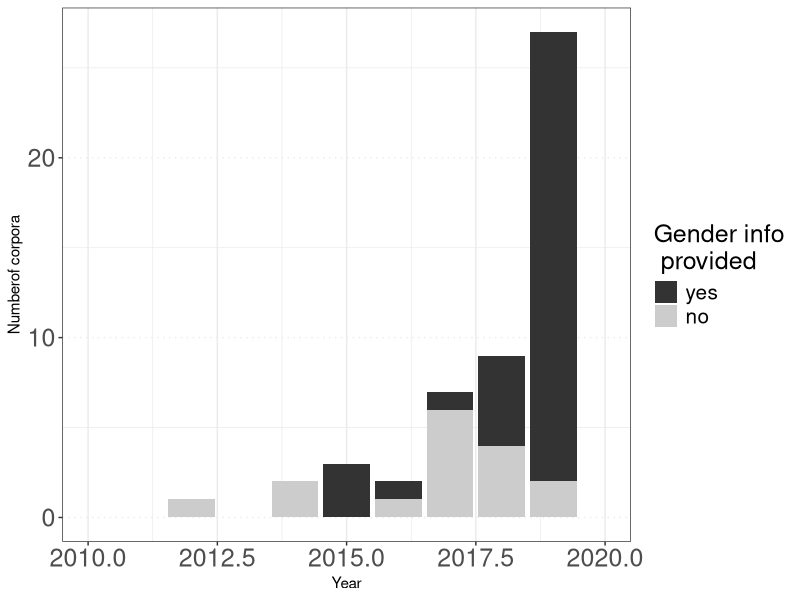

The R source for this figure:
#install.packages("ggplot2")
#install.packages("dplyr")
#install.packages("tidyr")
#install.packages("readr")


library(ggplot2)
library(dplyr)
library(tidyr)
library(readr)

setwd("/home/getalp/garnerim/Bureau/openslr/openslr_gender_survey")
#Change accordingly with path to your directory containing the csv file 


summup_oslr <- read_delim("summup_oslr.csv", ";",
                          escape_double = FALSE,
                          col_types = cols(`#spk` = col_integer(), 
                                           `#spk_f` = col_integer(), 
                                           `#spk_m` = col_integer(), 
                                           elicited = col_factor(levels = c("yes","no")), 
                                           found_in = col_factor(levels = c("metadata",
                                                                            "indexed", 
                                                                            "paper", 
                                                                            "manually")),
                                           lang_status = col_factor(levels = c("Low-resource","High-resource")),
                                           provided = col_factor(levels = c("yes","no")), 
                                           sampling = col_factor(levels = c("8000",
                                                                            "16000", 
                                                                            "22050", 
                                                                            "44100", 
                                                                            "48000")),
                                           lang_status = col_factor(levels = c("Low-resource","High-resource")),
                                           task = col_factor(levels = c("ASR","TTS"))),
                          locale = locale(decimal_mark = ",", grouping_mark = ""), 
                          trim_ws = TRUE)


# Global statistics,  #resources, languages, with and without accent/dialect variation
corpora <- summup_oslr %>% group_by(id) %>% summarize() # 53 speech resources
lang <- summup_oslr %>% group_by(lang) %>% summarize() # 33 different languages 
lang_dial <- summup_oslr %>% group_by(lang,dial) %>% summarize() #51 dial/accent variations

# In total 66 resources: if we divide resources containing different languages and/or accents/dialects
summary(summup_oslr$provided)
# 24/66 = 36,4% of the corpora without gender info
nprov<-subset(summup_oslr,provided=="no")
summary(nprov$`#spk`)
# in which 12 with no info about speakers at all


#Creating a subset with all corpora with gender info provided
prov <- subset(summup_oslr,provided=="yes")
summary(prov)

#Count where info was found
prov_stat <- prov %>% group_by(found_in) %>% summarize(count=n())

#Create a subset containing only corpora with gender info 
#(different from the one above as we sometimes looked for the info manually)
summup_full <- subset(summup_oslr,!is.na(`#spk_f`))
gender <- summup_full %>% summarise(spk_f = sum(`#spk_f`),spk_m = sum(`#spk_m`))
#3050 women et 3022 men - total : 6072 speakers

#Examining gender difference regarding elicitation status
gender_elicited <- summup_full %>% group_by(elicited) %>% summarise(count = n(),
                                                                    spk_f = sum(`#spk_f`),
                                                                    spk_m = sum(`#spk_m`),
                                                                    spk_total = spk_m+spk_f,
                                                                    per_f = spk_f/spk_total*100,
                                                                    per_m =spk_m/spk_total*100)

#Creating a subset without Librispeech
summup_woLS <- subset(summup_full, id!="SLR12")

gender_elicited_woLS_s <- summup_woLS %>% group_by(elicited,size) %>% summarise(count = n(),
                                                                         spk_f = sum(`#spk_f`),
                                                                         spk_m = sum(`#spk_m`),
                                                                         spk_total = spk_m+spk_f,
                                                                         per_f = spk_f/spk_total*100,
                                                                         per_m =spk_m/spk_total*100)

# We observe that after removing Librispeech, gender balance in terms of number of speakers is achieved in elicited corpora 



#Examining gender difference regarding language status in elicited corpora
summup_eli <- subset(summup_full,elicited=="yes")
gender_lang_eli <- summup_eli %>% group_by(lang_status) %>% summarise(count = n(),
                                                                         spk_f = sum(`#spk_f`),
                                                                         spk_m = sum(`#spk_m`),
                                                                         spk_total = spk_m+spk_f,
                                                                         per_f = spk_f/spk_total*100,
                                                                         per_m =spk_m/spk_total*100)


#Examining gender difference regarding the task
gender_task<- summup_full %>% group_by(task) %>% summarise(count = n(),
                                                           spk_f = sum(`#spk_f`),
                                                           spk_m = sum(`#spk_m`),
                                                           spk_total = spk_m+spk_f,
                                                           per_f = spk_f/spk_total*100,
                                                           per_m =spk_m/spk_total*100)

#More women present for TTS task


#Crossing parameters : task, elicitation status and language status
gender_task_stat <- summup_full %>% group_by(task,elicited,lang_status) %>% summarise(count = n(),
                                                                            spk_f = sum(`#spk_f`),
                                                                            spk_m = sum(`#spk_m`),
                                                                            spk_total = spk_m+spk_f,
                                                                            per_f = spk_f/spk_total*100,
                                                                            per_m =spk_m/spk_total*100)


#Examining gender difference at the utterance level
utt<-subset(summup_oslr,`#utt_m`!="NA") # We create a subset containing corpora with gendered utterance info provided
gender_utt <- utt %>% summarize(corpora=n(),
                                nb_m=sum(utt$`#spk_m`,na.rm=T),
                                nb_f=sum(utt$`#spk_f`,na.rm=T),
                                sum_utt_m=sum(utt$`#utt_m`),
                                sum_utt_f=sum(utt$`#utt_f`))

gender_utt2 <- utt %>% group_by(elicited) %>% summarize(corpora=n(),nb_m=sum(`#spk_m`,na.rm=T),
                                                        nb_f=sum(`#spk_f`,na.rm=T),
                                                        sum_utt_m=sum(`#utt_m`),
                                                        sum_utt_f=sum(`#utt_f`))

#Caution: 3 outliers, corpora mono-genre containing only male speakers, that are distorting the total number of utterances.
#If we look at the means, no difference between man and women in non elicited corpora



#Evolution in time
ggplot(summup_oslr,aes(x=year,fill=provided))+geom_bar()+
  labs(x="Year",y="Numberof corpora",fill="Gender info\n provided")+
  scale_x_continuous(lim=c(2010,2020),labels = scales::number_format(big.mark = ""))+
  theme_bw()+
  theme(axis.text = element_text(size=18),
        legend.title = element_text(size=18),
        legend.text = element_text(size=15),
        panel.grid.major.y = element_line(linetype=3))+
  scale_fill_grey()


                     
